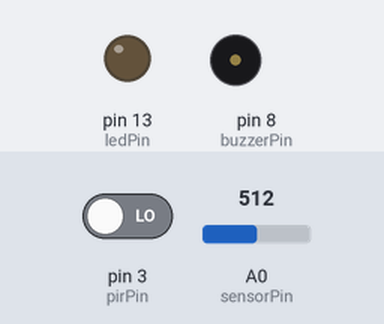
Simulated run of this sketch. Board: Arduino Uno, built with avr-gcc and run on an emulated ATmega328P. Shown: output pins drawn as LEDs (lit = HIGH), buzzer (waves = sounding, pin HIGH). The test bench sets the inputs (shaded band); at power-on: pin 3 (pirPin) LOW, A0 (sensorPin) = 512. What the sketch prints to the serial monitor is not drawn.

Above: at 0.1 s.
At 30.1 s:
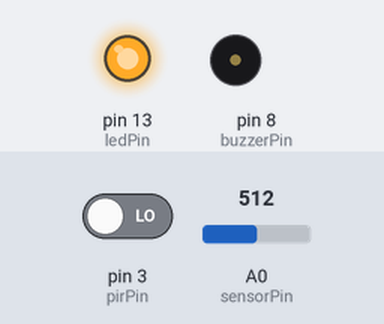
Timing chart, 0 to 31.6 s (numbered marks = the images above):
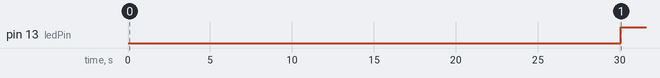

Measured:
- by itself, pin 13 (ledPin): LOW → HIGH at 30.1 s

The sketch:

Capstone_IR_Deterrent.ino
```cpp
// Code to run our animal deterrent on a garden plot.
// Created by Raahim Mian + Jace Royer
// for PLTW Capstone, 24-25.

// Moisture Sensor Settings
const int sensorPin = A0;       // Capacitive moisture sensor
const int ledPin = 13;          // LED for dry soil alert
const int dry = 595;            // Calibrate this value for your soil
const int wet = 239;            // Calibrate this value for your soil

// PIR + Buzzer Settings
int calibrationTime = 30;
long unsigned int lowIn;
long unsigned int pause = 5000;

boolean lockLow = true;
boolean takeLowTime;

const int pirPin = 3;    // PIR sensor pin
const int buzzerPin = 8; // Buzzer pin

void setup() {
  Serial.begin(9600);

  // Moisture sensor setup
  pinMode(ledPin, OUTPUT);

  // PIR sensor + buzzer setup
  pinMode(pirPin, INPUT);
  pinMode(buzzerPin, OUTPUT);
  digitalWrite(pirPin, LOW);

  // PIR calibration
  Serial.print("Calibrating motion sensor ");
  for (int i = 0; i < calibrationTime; i++) {
    Serial.print(".");
    delay(1000);
  }
  Serial.println(" done");
  Serial.println("SENSOR ACTIVE");
  delay(50);
}

void loop() {
  // --- Moisture Sensor Check ---
  int sensorVal = analogRead(sensorPin);
  int percentageHumidity = map(sensorVal, wet, dry, 100, 0);

  Serial.print("Soil Moisture: ");
  Serial.print(percentageHumidity);
  Serial.println("%");

  if (percentageHumidity < 30) {
    digitalWrite(ledPin, HIGH); // Soil is too dry
  } else {
    digitalWrite(ledPin, LOW);  // Soil moisture is okay
  }

  // --- Motion Detection Logic ---
  if (digitalRead(pirPin) == HIGH) {
    if (lockLow) {
      lockLow = false;
      Serial.println("---");
      Serial.print("Motion detected at ");
      Serial.print(millis() / 1000);
      Serial.println(" sec");

      // Buzzer alert sequence (~5 seconds)
      for (int i = 0; i < 10; i++) {
        tone(buzzerPin, 1000);
        delay(200);
        tone(buzzerPin, 800);
        delay(200);
      }
      noTone(buzzerPin);
    }
    takeLowTime = true;
  }

  if (digitalRead(pirPin) == LOW) {
    if (takeLowTime) {
      lowIn = millis();
      takeLowTime = false;
    }

    if (!lockLow && millis() - lowIn > pause) {
      lockLow = true;
      Serial.print("Motion ended at ");
      Serial.print((millis() - pause) / 1000);
      Serial.println(" sec");
      delay(50);
    }
  }

  delay(500); // slight delay to reduce noise
}
```
